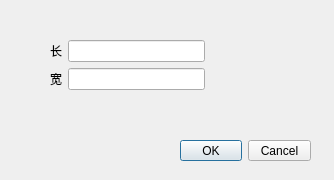
<?xml version="1.0" encoding="UTF-8"?>
<ui version="4.0">
 <class>Dialog_2</class>
 <widget class="QDialog" name="Dialog_2">
  <property name="geometry">
   <rect>
    <x>0</x>
    <y>0</y>
    <width>334</width>
    <height>180</height>
   </rect>
  </property>
  <property name="windowTitle">
   <string>Dialog</string>
  </property>
  <widget class="QDialogButtonBox" name="buttonBox">
   <property name="geometry">
    <rect>
     <x>180</x>
     <y>140</y>
     <width>131</width>
     <height>21</height>
    </rect>
   </property>
   <property name="orientation">
    <enum>Qt::Horizontal</enum>
   </property>
   <property name="standardButtons">
    <set>QDialogButtonBox::Cancel|QDialogButtonBox::Ok</set>
   </property>
  </widget>
  <widget class="QWidget" name="">
   <property name="geometry">
    <rect>
     <x>50</x>
     <y>40</y>
     <width>155</width>
     <height>52</height>
    </rect>
   </property>
   <layout class="QVBoxLayout" name="verticalLayout">
    <item>
     <layout class="QHBoxLayout" name="horizontalLayout">
      <item>
       <widget class="QLabel" name="label">
        <property name="text">
         <string>长</string>
        </property>
       </widget>
      </item>
      <item>
       <widget class="QLineEdit" name="lineEdit"/>
      </item>
     </layout>
    </item>
    <item>
     <layout class="QHBoxLayout" name="horizontalLayout_2">
      <item>
       <widget class="QLabel" name="label_2">
        <property name="text">
         <string>宽</string>
        </property>
       </widget>
      </item>
      <item>
       <widget class="QLineEdit" name="lineEdit_2"/>
      </item>
     </layout>
    </item>
   </layout>
  </widget>
 </widget>
 <resources/>
 <connections>
  <connection>
   <sender>buttonBox</sender>
   <signal>accepted()</signal>
   <receiver>Dialog_2</receiver>
   <slot>accept()</slot>
   <hints>
    <hint type="sourcelabel">
     <x>248</x>
     <y>254</y>
    </hint>
    <hint type="destinationlabel">
     <x>157</x>
     <y>274</y>
    </hint>
   </hints>
  </connection>
  <connection>
   <sender>buttonBox</sender>
   <signal>rejected()</signal>
   <receiver>Dialog_2</receiver>
   <slot>reject()</slot>
   <hints>
    <hint type="sourcelabel">
     <x>316</x>
     <y>260</y>
    </hint>
    <hint type="destinationlabel">
     <x>286</x>
     <y>274</y>
    </hint>
   </hints>
  </connection>
 </connections>
</ui>
